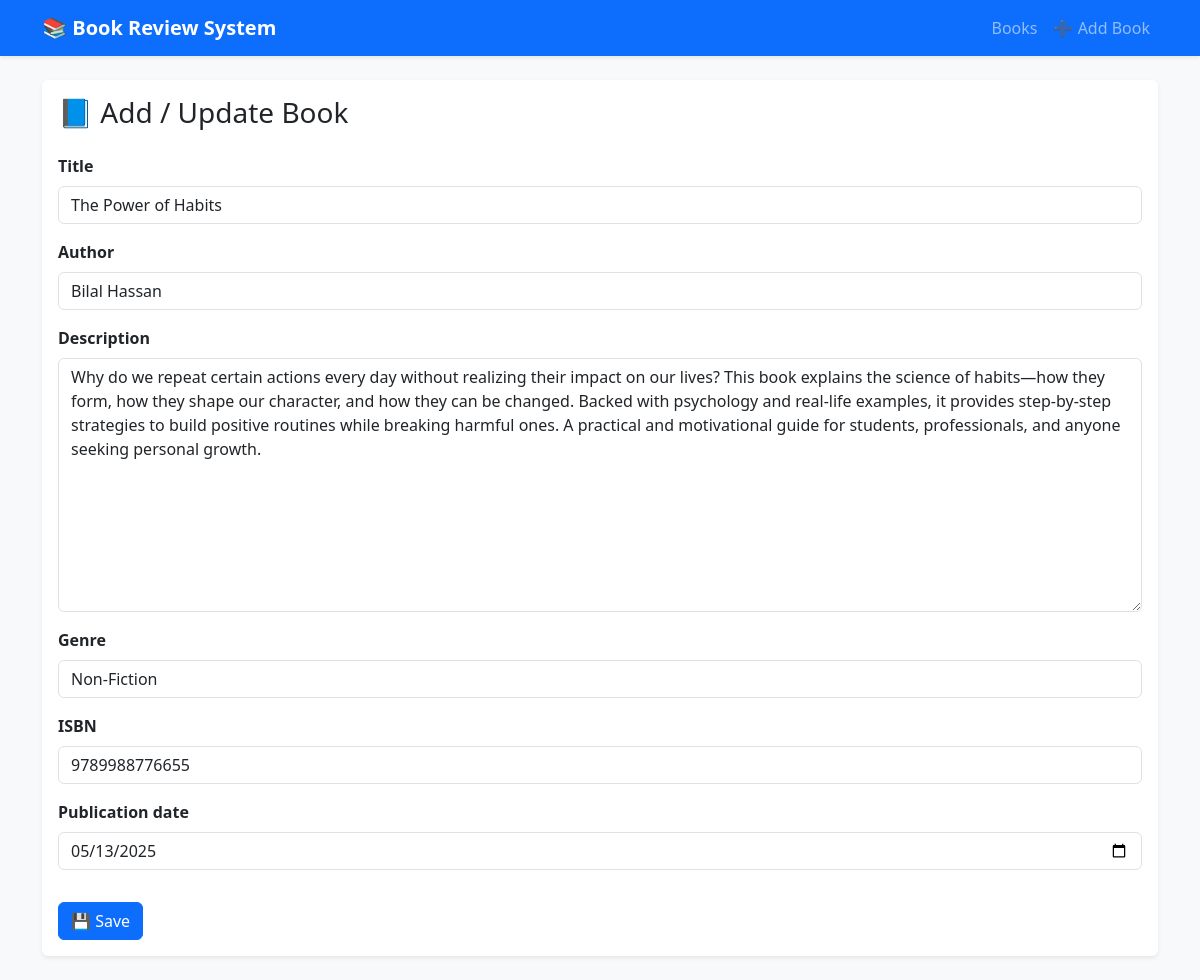
The app's page /book/9/edit with its own data.
### book/models.py (models this page shows, shortened)
class Book(models.Model):
    GENRE_CHOICES = [
        ('fiction', 'Fiction'),
        ('non_fiction', 'Non-Fiction'),
        ('science', 'Science'),
        ('technology', 'Technology'),
        ('history', 'History'),
        ('other', 'Other'),
    ]
    title = models.CharField(max_length=200)
    author = models.CharField(max_length=200)
    description = models.TextField()
    genre = models.CharField(max_length=20,choices=GENRE_CHOICES)
    isbn = models.CharField('ISBN',max_length=13,unique=True)
    publication_date = models.DateField()
    average_rating = models.DecimalField(
        max_digits=3,
        decimal_places=2,
        validators=[MinLengthValidator(0),MaxLengthValidator(5)],
        default=0
    )
    created_at = models.DateTimeField(auto_now_add=True)
    updated_at = models.DateTimeField(auto_now=True)

### book/views.py (the view)
# urls.py: path('book/<int:pk>/edit',views.book_update,name='book_update'),
def book_update(request,pk):
    book = Book.objects.get(pk=pk)
    if request.method == 'POST':
        form = BookForm(request.POST,instance=book)
        if form.is_valid():
            form.save()
            messages.success(request, 'Book Updated Successfully')
            return redirect('book_update',pk = book.pk)
    else:
        form = BookForm(instance=book)
    return render(request, 'book/book_form.html',{'form':form})

### book/forms.py
class BookForm(forms.ModelForm):
    class Meta:
        model = Book
        fields = ['title','author','description','genre','isbn','publication_date']
        widgets = {
            'title': forms.TextInput(attrs={
                'class':'form-control',
                'placeholder':'Enter Book title'
            }),
            'author': forms.TextInput(attrs={
                'class' : 'form-control',
                'placeholder': 'Enter Author Name'
            }),
            'description': forms.Textarea(attrs={
                'class':'form-control',
                'row': 4,
                'placeholder' : 'Enter Book Description'
            }),
            'genre': forms.Select(attrs={
                'class':'form-control',
            }),
            'isbn':forms.TextInput(attrs={
                'class':'form-control',
                'placeholder' : 'Enter ICBN'
            }),
            'publication_date':forms.DateInput(attrs={
                'class':'form-control',
                'type':'date'
            })
        }

### book/templates/book/book_form.html (shortened to what this page needs)
{% extends "book/base.html" %}
{% block content %}
<div class="card shadow-sm border-0">
  <div class="card-body">
    <h3 class="mb-4">📘 Add / Update Book</h3>
    <form method="POST" enctype="multipart/form-data" novalidate>
      {% for field in form %}
          <div class="mb-3">
            <label for="{{ field.id_for_label }}" class="form-label fw-bold">{{ field.label }}</label>
            {{ field }}
          </div>
      {% endfor %}
      <button type="submit" class="btn btn-primary mt-3">💾 Save</button>
    </form>
  </div>
</div>
{% endblock content %}

### records on screen
Book: form "The Power of Habits" "Bilal Hassan" "Why do we repeat certain actions every day without realizing their impact on our lives? This book explains the science of habits—how they form, how they shape our character, and how they can be changed. Backed with psychology and real-life examples, it provides step-by-step strategies to build positive routines while breaking harmful ones. A practical and motivational guide for students, professionals, and anyone seeking personal growth." "Non-Fiction" "9789988776655" "05/13/2025"

### other values on screen
{{ field.label }} "Title" "Author" "Description" "Genre" "ISBN" "Publication date"
